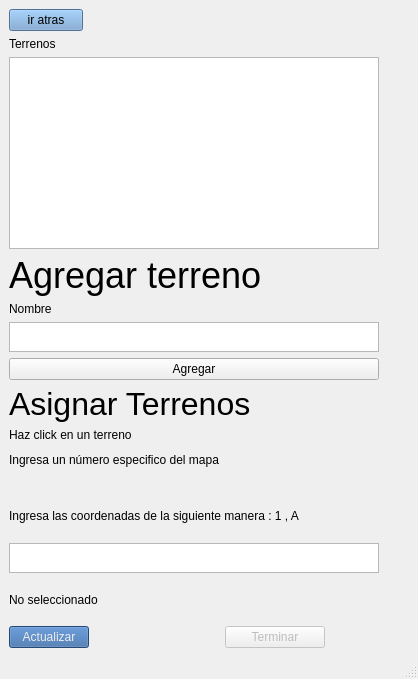
<?xml version="1.0" encoding="UTF-8"?>
<ui version="4.0">
 <class>TemplateWindow</class>
 <widget class="QMainWindow" name="TemplateWindow">
  <property name="geometry">
   <rect>
    <x>0</x>
    <y>0</y>
    <width>418</width>
    <height>679</height>
   </rect>
  </property>
  <property name="windowTitle">
   <string>MainWindow</string>
  </property>
  <widget class="QWidget" name="centralwidget">
   <property name="sizePolicy">
    <sizepolicy hsizetype="Ignored" vsizetype="Ignored">
     <horstretch>0</horstretch>
     <verstretch>0</verstretch>
    </sizepolicy>
   </property>
   <layout class="QGridLayout" name="gridLayout">
    <item row="0" column="1">
     <layout class="QGridLayout" name="YGrd">
      <property name="spacing">
       <number>0</number>
      </property>
     </layout>
    </item>
    <item row="0" column="5">
     <layout class="QVBoxLayout" name="verticalLayout_3">
      <item>
       <layout class="QGridLayout" name="XGrd">
        <property name="spacing">
         <number>0</number>
        </property>
       </layout>
      </item>
      <item>
       <layout class="QGridLayout" name="mapGrd" rowminimumheight="0">
        <property name="rightMargin">
         <number>3</number>
        </property>
        <property name="bottomMargin">
         <number>3</number>
        </property>
        <property name="spacing">
         <number>0</number>
        </property>
       </layout>
      </item>
     </layout>
    </item>
    <item row="0" column="0" rowspan="2">
     <layout class="QVBoxLayout" name="formLyt">
      <property name="sizeConstraint">
       <enum>QLayout::SetFixedSize</enum>
      </property>
      <item>
       <layout class="QVBoxLayout" name="verticalLayout">
        <item>
         <widget class="QPushButton" name="go_backBtn">
          <property name="maximumSize">
           <size>
            <width>74</width>
            <height>16777215</height>
           </size>
          </property>
          <property name="styleSheet">
           <string notr="true">background-color: rgb(114, 159, 207);</string>
          </property>
          <property name="text">
           <string>ir atras</string>
          </property>
          <property name="icon">
           <iconset>
            <normaloff>go-back.png</normaloff>go-back.png</iconset>
          </property>
         </widget>
        </item>
        <item>
         <widget class="QLabel" name="label_4">
          <property name="maximumSize">
           <size>
            <width>370</width>
            <height>16777215</height>
           </size>
          </property>
          <property name="text">
           <string>Terrenos</string>
          </property>
         </widget>
        </item>
        <item>
         <widget class="QListWidget" name="landLst">
          <property name="maximumSize">
           <size>
            <width>370</width>
            <height>16777215</height>
           </size>
          </property>
         </widget>
        </item>
        <item>
         <widget class="QLabel" name="label_6">
          <property name="maximumSize">
           <size>
            <width>370</width>
            <height>16777215</height>
           </size>
          </property>
          <property name="font">
           <font>
            <pointsize>27</pointsize>
           </font>
          </property>
          <property name="text">
           <string>Agregar terreno</string>
          </property>
         </widget>
        </item>
        <item>
         <widget class="QLabel" name="label_5">
          <property name="maximumSize">
           <size>
            <width>370</width>
            <height>16777215</height>
           </size>
          </property>
          <property name="text">
           <string>Nombre</string>
          </property>
         </widget>
        </item>
        <item>
         <widget class="QPlainTextEdit" name="landTxt">
          <property name="maximumSize">
           <size>
            <width>370</width>
            <height>30</height>
           </size>
          </property>
         </widget>
        </item>
        <item>
         <widget class="QPushButton" name="addLandBtn">
          <property name="maximumSize">
           <size>
            <width>370</width>
            <height>16777215</height>
           </size>
          </property>
          <property name="text">
           <string>Agregar</string>
          </property>
         </widget>
        </item>
        <item>
         <widget class="QLabel" name="label_7">
          <property name="maximumSize">
           <size>
            <width>370</width>
            <height>16777215</height>
           </size>
          </property>
          <property name="font">
           <font>
            <pointsize>24</pointsize>
           </font>
          </property>
          <property name="text">
           <string>Asignar Terrenos</string>
          </property>
         </widget>
        </item>
       </layout>
      </item>
      <item>
       <widget class="QLabel" name="label_8">
        <property name="maximumSize">
         <size>
          <width>370</width>
          <height>16777215</height>
         </size>
        </property>
        <property name="text">
         <string>Haz click en un terreno</string>
        </property>
       </widget>
      </item>
      <item>
       <layout class="QFormLayout" name="landForm">
        <item row="1" column="0">
         <widget class="QLabel" name="label">
          <property name="maximumSize">
           <size>
            <width>370</width>
            <height>16777215</height>
           </size>
          </property>
          <property name="text">
           <string>Ingresa un número especifico del mapa</string>
          </property>
         </widget>
        </item>
        <item row="2" column="0" colspan="2">
         <widget class="QLabel" name="label_2">
          <property name="maximumSize">
           <size>
            <width>370</width>
            <height>16777215</height>
           </size>
          </property>
          <property name="text">
           <string>Ingresa las coordenadas de la siguiente manera : 1 , A</string>
          </property>
         </widget>
        </item>
        <item row="4" column="0" colspan="2">
         <widget class="QTextEdit" name="coordTxt">
          <property name="maximumSize">
           <size>
            <width>370</width>
            <height>30</height>
           </size>
          </property>
         </widget>
        </item>
        <item row="5" column="0" colspan="2">
         <widget class="QLabel" name="landLbl">
          <property name="maximumSize">
           <size>
            <width>370</width>
            <height>16777215</height>
           </size>
          </property>
          <property name="text">
           <string>No seleccionado</string>
          </property>
         </widget>
        </item>
        <item row="6" column="0">
         <widget class="QPushButton" name="updateBtn">
          <property name="maximumSize">
           <size>
            <width>370</width>
            <height>16777215</height>
           </size>
          </property>
          <property name="styleSheet">
           <string notr="true">background-color: rgb(52, 101, 164);
color: rgb(238, 238, 236);</string>
          </property>
          <property name="text">
           <string>Actualizar</string>
          </property>
         </widget>
        </item>
        <item row="6" column="1">
         <widget class="QPushButton" name="nextBtn">
          <property name="enabled">
           <bool>false</bool>
          </property>
          <property name="maximumSize">
           <size>
            <width>100</width>
            <height>16777215</height>
           </size>
          </property>
          <property name="text">
           <string>Terminar</string>
          </property>
         </widget>
        </item>
       </layout>
      </item>
     </layout>
    </item>
   </layout>
  </widget>
  <widget class="QStatusBar" name="statusbar"/>
 </widget>
 <resources/>
 <connections/>
</ui>
